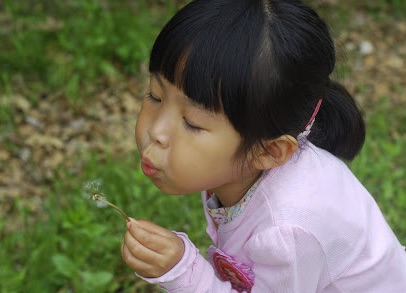
#> input picture img/girl.jpg, 406 x 293 px
$ jupyter execute 5.10_remap_flip.ipynb
#> lines starting #> are read from the running program, lines starting #| are printed output that depends on the picture
[cell 1]
import cv2
import numpy as np
import time
import matplotlib.pyplot as plt

[cell 2]
img = cv2.imread('./img/girl.jpg')
#> img is the input picture: shape (293, 406, 3); mean B, G, R 82.4, 104.7, 105.5
rows, cols = img.shape[:2]
#> rows = 293; cols = 406

[cell 3]
# 뒤집기 변환행렬로 구현
st = time.time()
mflip = np.float32([[-1, 0, cols-1], [0, -1, rows-1]])  # 변환행렬 생성
#> mflip = [[-1, 0, 405], [0, -1, 292]]
fliped1 = cv2.warpAffine(img, mflip, (cols, rows))      # 변환 적용
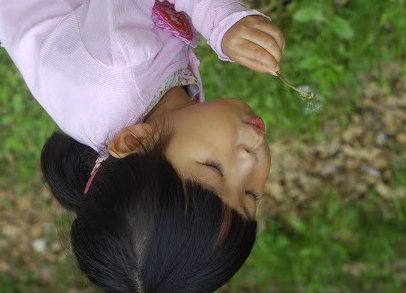
#> fliped1: shape (293, 406, 3); mean B, G, R 82.4, 104.7, 105.5
print('matrix:', time.time()-st)

[cell 4]
# remap 함수로 뒤집기 구현
st2 = time.time()
mapy, mapx = np.indices((rows, cols), dtype=np.float32)  # 매핑 배열 초기화 생성
mapx = cols - mapx - 1                                   # x축 좌표 뒤집기 연산
mapy = rows - mapy - 1                                   # y축 좌표 뒤집기 연산
fliped2 = cv2.remap(img, mapx, mapy, cv2.INTER_LINEAR)   # remap 적용
print('remap:', time.time()-st2)

[cell 5]
# [6 lines of commented-out code are left out]

[cell 6]
# 결과 출력
imgs = {'origin':img, 'fliped1':fliped1, 'fliped2':fliped2}

for i, (k, v) in enumerate(imgs.items()):
    plt.subplot(1, 3, i+1)
    plt.title(k)
    plt.imshow(v[:,:,::-1])
    plt.xticks([])
    plt.yticks([])
#> this loop made 3 passes
#> k on passes 1 to 3: 'origin', 'fliped1', 'fliped2'

plt.show()
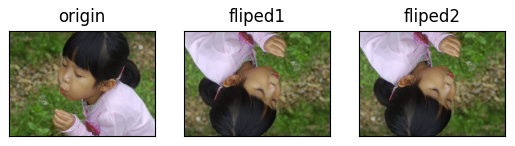
#> figure drawn by matplotlib, 3 panels
